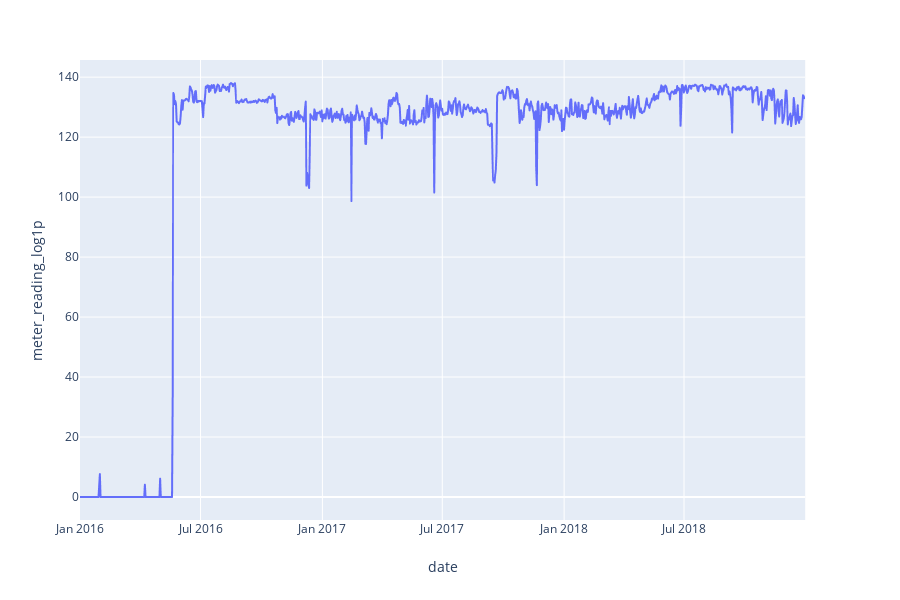

Write notebook code for a chart like this one.
### Code cell
plot_date_usage(train_df, meter=0, building_id=0)

### Figure 1 — Plotly figure (JSON) as saved in the notebook; plotly's stock layout.template omitted (floating-point values rounded to 4 significant figures; data arrays with more than 128 entries replaced by an {"elided": "..."} marker saying what was removed)
{"data": [{"hoverlabel": {"namelength": 0}, "hovertemplate": "date=%{x}<br>meter_reading_log1p=%{y}", "legendgroup": "", "line": {"color": "#636efa", "dash": "solid"}, "mode": "lines", "name": "", "showlegend": false, "type": "scattergl", "x": {"elided": "1096 str values"}, "xaxis": "x", "y": {"elided": "1096 float values"}, "yaxis": "y"}], "layout": {"height": 600, "legend": {"tracegroupgap": 0}, "margin": {"t": 60}, "xaxis": {"anchor": "y", "domain": [0.0, 0.98], "title": {"text": "date"}}, "yaxis": {"anchor": "x", "domain": [0.0, 1.0], "title": {"text": "meter_reading_log1p"}}}}
